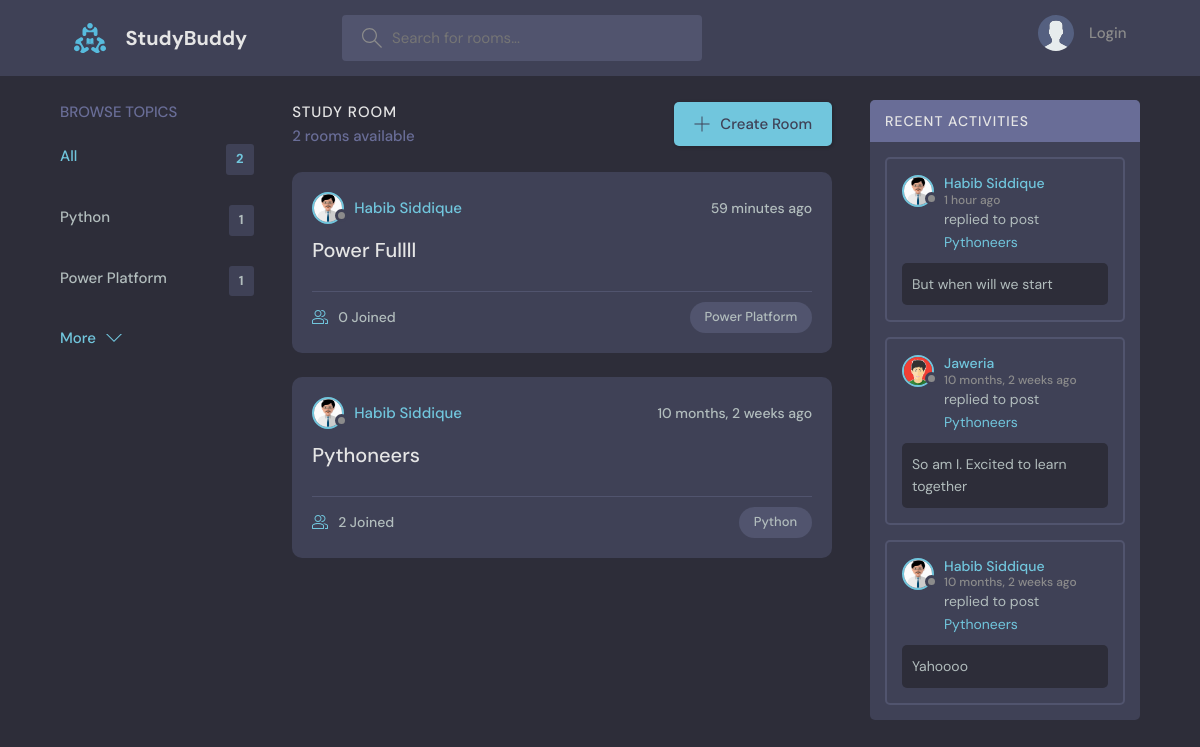
The page / on the database its author committed.
### base/models.py (models this page shows, shortened)
class Topics(models.Model):
    name= models.CharField(max_length=200)

class Room(models.Model):
    host= models.ForeignKey(User, on_delete=models.SET_NULL, null=True)
    topic= models.ForeignKey(Topics, on_delete=models.SET_NULL, null=True)
    name= models.CharField(max_length=200)
    description=models.TextField(null=True, blank=True)  ## It can be blank. It is same like we do in our accounts where we create our profiles and left few things blank by having a thought that we will fill that out later
    participants= models.ManyToManyField(User,related_name='participants', blank=True)
    updated= models.DateTimeField(auto_now=True)   ## Time will be updated each time we save the model
    created= models.DateTimeField(auto_now_add=True) ## Time will be saved the very first time it was saved
    class Meta:
        ordering= ['-updated', '-created']
    def __str__(self):
        return self.name

class User(AbstractUser):
    name= models.CharField(max_length= 200, null=True)
    email= models.EmailField(unique= True)
    bio= models.TextField(null= True)
    avatar= models.ImageField(null=True, default= "avatar.svg")
    USERNAME_FIELD='email'
    REQUIRED_FIELDS=[]

class Message(models.Model):
    user= models.ForeignKey(User ,on_delete=models.CASCADE)
    room= models.ForeignKey(Room ,on_delete=models.CASCADE)
    body= models.TextField()
    updated= models.DateTimeField(auto_now=True)   ## Time will be updated each time we save the model
    created= models.DateTimeField(auto_now_add=True)
    class Meta:
        ordering= ['-created']

### base/views.py (the view)
# urls.py: path('', views.home, name='home'),
def home(request):
    q= request.GET.get('q') if request.GET.get('q') != None else ''
    rooms= Room.objects.filter(
        Q(topic__name__icontains=q)  |
        Q(name__icontains=q) |
        Q(description__icontains=q)
    )
    topics= Topics.objects.all()[0:4]
    room_count= rooms.count()
    room_messages= Message.objects.filter(room__topic__name__icontains=q)
    context= {'rooms':rooms, 'topics':topics, 'room_count': room_count, 'room_messages': room_messages}
    return render(request, 'base/home.html', context )

### base/templates/base/home.html (shortened to what this page needs)
{% extends 'main.html' %}
{% block content %}
<main class="layout layout--3">
      <div class="container">
        {% include 'base/topic_component.html' %}
        <div class="roomList">
          <div class="roomList__header">
            <div>
              <h2>Study Room</h2>
              <p>{{room_count}} rooms available</p>
            </div>
            <a class="btn btn--main" href="{% url 'create-room' %}">
              <svg version="1.1" xmlns="http://www.w3.org/2000/svg" width="32" height="32" viewBox="0 0 32 32">
                <title>add</title>
                <path
                  d="M16.943 0.943h-1.885v14.115h-14.115v1.885h14.115v14.115h1.885v-14.115h14.115v-1.885h-14.115v-14.115z"
                ></path>
              </svg>
              Create Room
            </a>
          </div>
          {% include 'base/feed_component.html' %}
        </div>
        {% include 'base/activity_component.html' %}
      </div>
</main>
{% endblock content %}

### base/templates/base/topic_component.html
<div class="topics">
    <div class="topics__header">
    <h2>Browse Topics</h2>
    </div>
    <ul class="topics__list">
        <li>
            <a href="{% url 'home' %}" class="active">All <span>{{topics.count}}</span></a>
        </li>
        {% for topic in topics %}
        <li>
            <a href="{% url 'home'%}?q={{topic.name}}">{{topic.name}}<span>{{topic.room_set.all.count}}</span></a>
        </li>
        {% endfor %}
    </ul>
    <a class="btn btn--link" href="{% url 'topics' %}">
    More
    <svg version="1.1" xmlns="http://www.w3.org/2000/svg" width="32" height="32" viewBox="0 0 32 32">
        <title>chevron-down</title>
        <path d="M16 21l-13-13h-3l16 16 16-16h-3l-13 13z"></path>
    </svg>
    </a>
</div>

### base/templates/base/feed_component.html (shortened to what this page needs)
{% for room in rooms %}
<div class="roomListRoom">
    <div class="roomListRoom__header">
        <a href="{% url 'profile' room.host.id %}" class="roomListRoom__author">
        <div class="avatar avatar--small">
            <img src="{{room.host.avatar.url}}" />
        </div>
        <span>{{room.host.name}}</span>
        </a>
        <div class="roomListRoom__actions">
        <span>{{room.created|timesince}} ago</span>
        </div>
    </div>
    <div class="roomListRoom__content">
        <a href="{% url 'room' room.id %}">{{room.name}}</a>
    </div>
    <div class="roomListRoom__meta">
        <a href="{% url 'room' room.id %}" class="roomListRoom__joined">
        {{room.participants.all.count}} Joined
        </a>
        <p class="roomListRoom__topic"> {{room.topic.name}}</p>
    </div>
</div>
{% endfor %}

### base/templates/base/activity_component.html (shortened to what this page needs)
<div class="activities">
    <div class="activities__header">
        <h2>Recent Activities</h2>
    </div>
    {% for message in room_messages %}
        <div class="activities__box">
            <div class="activities__boxHeader roomListRoom__header">
            <a href="{% url 'profile' message.user.id %}" class="roomListRoom__author">
            <div class="avatar avatar--small">
                <img src="{{message.user.avatar.url}}" />
            </div>
            <p>
                {{message.user.name}}
                <span> {{message.created|timesince}} ago</span>
            </p>
            </a>
        </div>
        <div class="activities__boxContent">
            <p>replied to post <a href="{% url 'room' message.room.id %}">{{message.room}}</a></p>
            <div class="activities__boxRoomContent">
            {{message.body}}
            </div>
        </div>
    </div>
{% endfor %}
</div>

### rows shown on the page
Topics: name "Python", room_set.all.count "1"
Topics: name "Power Platform", room_set.all.count "1"
Room: host.avatar (picture), host.name "Habib Siddique", created "59 minutes", name "Power Fullll", participants.all.count "0", topic.name "Power Platform"
Room: host.avatar (picture), host.name "Habib Siddique", created "10 months, 2 weeks", name "Pythoneers", participants.all.count "2", topic.name "Python"
Message: user.avatar (picture), user.name "Habib Siddique", created "1 hour", room "Pythoneers", body "But when will we start"
Message: user.avatar (picture), user.name "Jaweria", created "10 months, 2 weeks", room "Pythoneers", body "So am I. Excited to learn together"
Message: user.avatar (picture), user.name "Habib Siddique", created "10 months, 2 weeks", room "Pythoneers", body "Yahoooo"

### other values the page prints
{{ topics.count }} "2"
{{ room_count }} "2"
